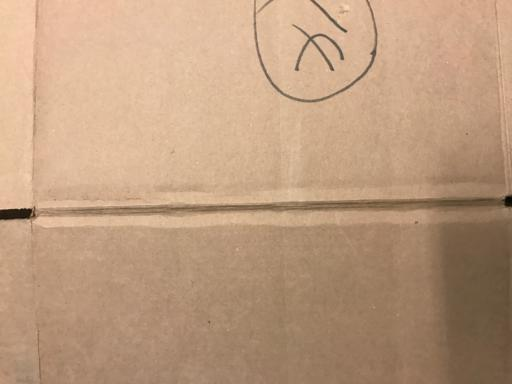
#> input picture analysis/data/cardboard/cardboard1.jpg, 512 x 384 px; its folder holds only this picture in this run
$ python main.py
#> lines starting #> are read from the running program, lines starting #| are printed output that depends on the picture
import numpy as np
import os
import cv2
import json
import csv
from PIL import Image
import matplotlib.pyplot as plt
from collections import defaultdict
import time
import random

class ActivationFunctions:
    """Collection of activation functions and their derivatives"""

    @staticmethod
    def sigmoid(x):
        # Clip x to prevent overflow
        x = np.clip(x, -500, 500)
        return 1 / (1 + np.exp(-x))

    @staticmethod
    def sigmoid_derivative(x):
        s = ActivationFunctions.sigmoid(x)
        return s * (1 - s)

    @staticmethod
    def relu(x):
        return np.maximum(0, x)

    @staticmethod
    def relu_derivative(x):
        return (x > 0).astype(float)

    @staticmethod
    def tanh(x):
        return np.tanh(x)

    @staticmethod
    def tanh_derivative(x):
        return 1 - np.tanh(x)**2

    @staticmethod
    def leaky_relu(x, alpha=0.01):
        return np.where(x > 0, x, alpha * x)

    @staticmethod
    def leaky_relu_derivative(x, alpha=0.01):
        return np.where(x > 0, 1, alpha)

class DataLoader:
    """Handles image loading and preprocessing"""

    def __init__(self, data_path, img_size=(64, 64)):
        self.data_path = data_path
        self.img_size = img_size
        self.classes = ['cardboard', 'glass', 'metal', 'paper', 'plastic', 'trash']
        self.class_to_idx = {cls: idx for idx, cls in enumerate(self.classes)}

    def load_images(self, max_per_class=None):
        """Load and preprocess all images"""
#> called with max_per_class = 100
        images = []
        labels = []

        for class_name in self.classes:
            class_path = os.path.join(self.data_path, class_name)
            if not os.path.exists(class_path):
                print(f"Warning: Directory {class_path} not found")
                continue

            image_files = [f for f in os.listdir(class_path)
                          if f.lower().endswith(('.png', '.jpg', '.jpeg'))]

            if max_per_class:
                image_files = image_files[:max_per_class]

            for img_file in image_files:
                img_path = os.path.join(class_path, img_file)
                try:
                    # Load and preprocess image
                    img = cv2.imread(img_path)
#> img is the input picture: shape (384, 512, 3); mean B, G, R 126.7, 155.5, 189
                    if img is None:
                        continue

                    # Convert BGR to RGB
                    img = cv2.cvtColor(img, cv2.COLOR_BGR2RGB)

                    # Resize image
                    img = cv2.resize(img, self.img_size)
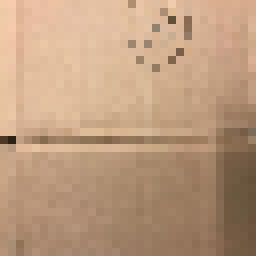
#> img: shape (32, 32, 3) (shown 8 times larger); mean R, G, B 188.9, 155.5, 126.6

                    # Normalize pixel values to [0, 1]
                    img = img.astype(np.float32) / 255.0

                    # Flatten image for neural network
                    img_flat = img.flatten()
#> img_flat = 3072 values, max 0.965 at index 291, min 0.0784 at index 1637, mean 0.616
#> (the rest of the program and of its run is left out)
